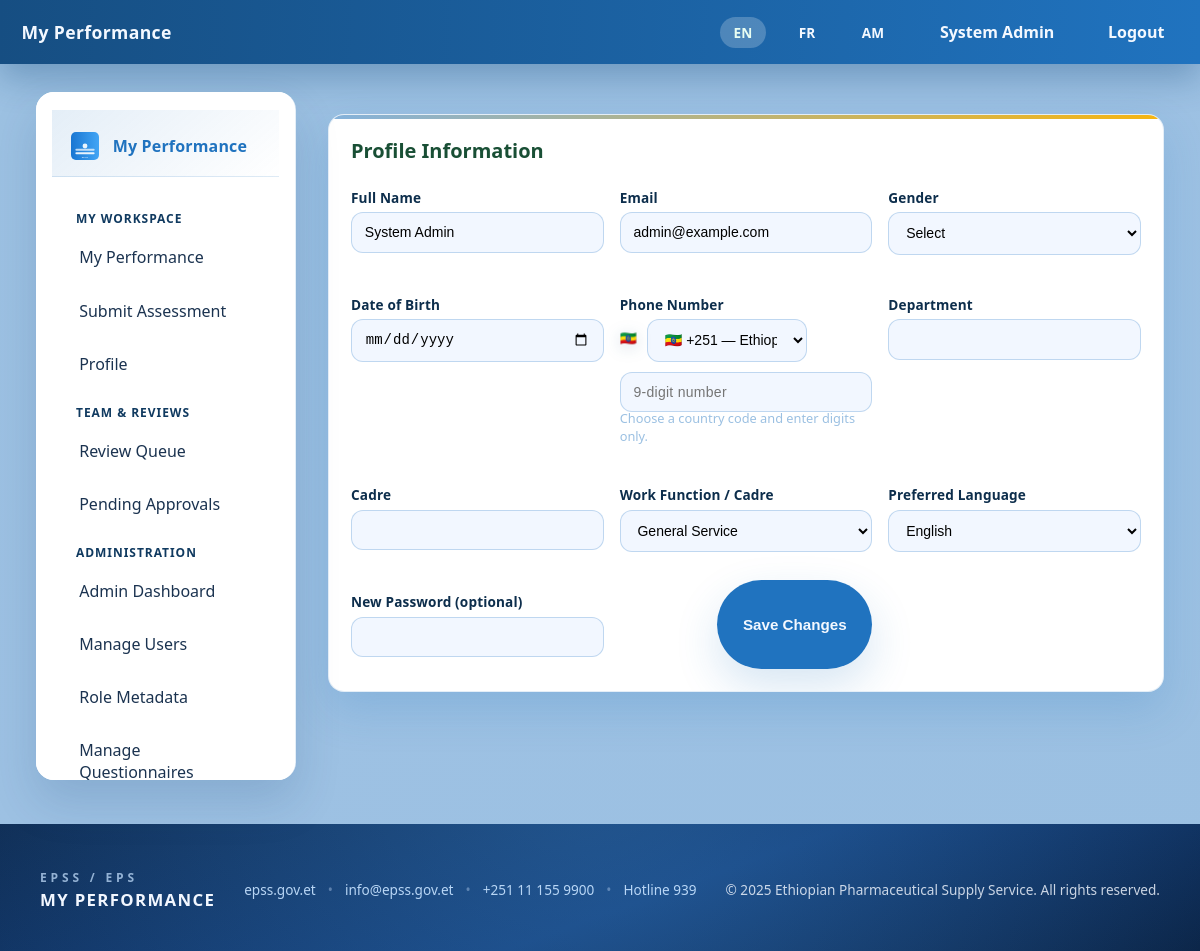
The app's page /profile.php (signed in) with its own data.
### tables this page shows
CREATE TABLE site_config (
  id INT PRIMARY KEY,
  site_name VARCHAR(200) NULL,
  landing_text TEXT NULL,
  address VARCHAR(255) NULL,
  contact VARCHAR(255) NULL,
  logo_path VARCHAR(255) NULL,
  footer_org_name VARCHAR(255) NULL,
  footer_org_short VARCHAR(100) NULL,
  footer_website_label VARCHAR(255) NULL,
  footer_website_url VARCHAR(255) NULL,
  footer_email VARCHAR(255) NULL,
  footer_phone VARCHAR(255) NULL,
  footer_hotline_label VARCHAR(255) NULL,
  footer_hotline_number VARCHAR(50) NULL,
  footer_rights VARCHAR(255) NULL,
  google_oauth_enabled TINYINT(1) NOT NULL DEFAULT 0,
  google_oauth_client_id VARCHAR(255) NULL,
  google_oauth_client_secret VARCHAR(255) NULL,
  microsoft_oauth_enabled TINYINT(1) NOT NULL DEFAULT 0,
  microsoft_oauth_client_id VARCHAR(255) NULL,
  microsoft_oauth_client_secret VARCHAR(255) NULL,
  microsoft_oauth_tenant VARCHAR(255) NULL,
  color_theme VARCHAR(50) NOT NULL DEFAULT 'light',
  smtp_enabled TINYINT(1) NOT NULL DEFAULT 0,
  smtp_host VARCHAR(255) NULL,
  smtp_port INT NULL,
  smtp_username VARCHAR(255) NULL,
  smtp_password VARCHAR(255) NULL,
  smtp_encryption VARCHAR(10) NOT NULL DEFAULT 'none',
  smtp_from_email VARCHAR(255) NULL,
  smtp_from_name VARCHAR(255) NULL,
  smtp_timeout INT NULL
);

CREATE TABLE users (
  id INT AUTO_INCREMENT PRIMARY KEY,
  username VARCHAR(100) UNIQUE NOT NULL,
  password VARCHAR(255) NOT NULL,
  role VARCHAR(50) NOT NULL DEFAULT 'staff',
  full_name VARCHAR(200) NULL,
  email VARCHAR(200) NULL,
  gender ENUM('female','male','other','prefer_not_say') DEFAULT NULL,
  date_of_birth DATE NULL,
  phone VARCHAR(50) NULL,
  department VARCHAR(150) NULL,
  cadre VARCHAR(150) NULL,
  work_function ENUM('finance','general_service','hrm','ict','leadership_tn','legal_service','pme','quantification','records_documentation','security_driver','security','tmd','wim','cmd','communication','dfm','driver','ethics') NOT NULL DEFAULT 'general_service',
  profile_completed TINYINT(1) NOT NULL DEFAULT 0,
  language VARCHAR(5) NOT NULL DEFAULT 'en',
  account_status ENUM('pending','active','disabled') NOT NULL DEFAULT 'active',
  next_assessment_date DATE NULL,
  first_login_at DATETIME NULL,
  approved_by INT NULL,
  approved_at DATETIME NULL,
  sso_provider VARCHAR(50) NULL,
  created_at TIMESTAMP DEFAULT CURRENT_TIMESTAMP,
  FOREIGN KEY (role) REFERENCES user_role(role_key) ON UPDATE CASCADE,
  FOREIGN KEY (approved_by) REFERENCES users(id) ON DELETE SET NULL
);

### profile.php (the view, shortened to what the rows shown need)
<?php
require_once __DIR__ . '/config.php';
refresh_current_user($pdo);
$locale = ensure_locale();
$cfg = get_site_config($pdo);
?>
<!doctype html><html lang="<?=htmlspecialchars($locale, ENT_QUOTES, 'UTF-8')?>" data-base-url="<?=htmlspecialchars(BASE_URL, ENT_QUOTES, 'UTF-8')?>"><head>
<link rel="stylesheet" href="<?=asset_url('assets/css/material.css')?>">
<link rel="stylesheet" href="<?=asset_url('assets/css/styles.css')?>">
</head><body class="<?=htmlspecialchars(site_body_classes($cfg), ENT_QUOTES, 'UTF-8')?>" style="<?=htmlspecialchars(site_body_style($cfg), ENT_QUOTES, 'UTF-8')?>">
<?php include __DIR__.'/templates/header.php'; ?>
<section class="md-section">
  <div class="md-card md-elev-2">
    <h2 class="md-card-title"><?=t($t,'profile_information','Profile Information')?></h2>
    <form method="post" class="md-form-grid" action="<?=htmlspecialchars(url_for('profile.php'), ENT_QUOTES, 'UTF-8')?>">
      <label class="md-field">
        <span><?=t($t,'full_name','Full Name')?></span>
        <input name="full_name" value="<?=htmlspecialchars($user['full_name'] ?? '')?>" required>
      </label>
      <label class="md-field">
        <span><?=t($t,'email','Email')?></span>
        <input name="email" type="email" value="<?=htmlspecialchars($user['email'] ?? '')?>" required>
      </label>
      <label class="md-field">
        <span><?=t($t,'gender','Gender')?></span>
        <select name="gender" required>
          <?php $gval = $user['gender'] ?? ''; ?>
          <option value="" disabled <?= $gval ? '' : 'selected' ?>><?=t($t,'select_option','Select')?></option>
        </select>
      </label>
      <label class="md-field">
        <span><?=t($t,'work_function','Work Function / Cadre')?></span>
        <select name="work_function" required>
          <?php $wval = $user['work_function'] ?? ''; ?>
          <?php foreach (WORK_FUNCTIONS as $function): ?>
            <option value="<?=$function?>" <?=$wval===$function?'selected':''?>><?=htmlspecialchars(WORK_FUNCTION_LABELS[$function] ?? $function)?></option>
          <?php endforeach; ?>
        </select>
      </label>
    </form>
  </div>
</section>
<?php include __DIR__.'/templates/footer.php'; ?>
</body></html>

### templates/header.php (shortened to what the rows shown need)
<?php
require_once __DIR__ . '/../config.php';
$locale = ensure_locale();
$t = load_lang($locale);
$cfg = get_site_config($pdo);
$user = current_user();
$logoPath = (string)($cfg['logo_path'] ?? '');
if ($logoPath === '') {
    $logoPath = asset_url('assets/img/epss-logo.svg');
} elseif (!preg_match('#^https?://#i', $logoPath)) {
    $logoPath = asset_url(ltrim($logoPath, '/'));
}
$logoPathSmall = htmlspecialchars($logoPath, ENT_QUOTES, 'UTF-8');
$siteTitle = htmlspecialchars($cfg['site_name'] ?? 'My Performance');
$availableLocales = available_locales();
?>
<header class="md-appbar md-elev-2">
  <div class="md-appbar-title"><?=$siteTitle?></div>
  <nav class="md-appbar-actions">
    <div class="md-lang-switch">
      <?php foreach ($availableLocales as $loc): ?>
        <a href="<?=htmlspecialchars(url_for('set_lang.php?lang=' . $loc), ENT_QUOTES, 'UTF-8')?>" class="<?=($locale === $loc) ? 'active' : ''?>"><?=strtoupper($loc)?></a>
      <?php endforeach; ?>
    </div>
    <a href="<?=htmlspecialchars(url_for('profile.php'), ENT_QUOTES, 'UTF-8')?>" class="md-appbar-link"><?=htmlspecialchars($user['full_name'] ?? $user['username'] ?? 'Profile')?></a>
    <a href="<?=htmlspecialchars(url_for('logout.php'), ENT_QUOTES, 'UTF-8')?>" class="md-appbar-link"><?=t($t, 'logout', 'Logout')?></a>
  </nav>
</header>
<div class="md-shell">
<aside class="md-drawer" data-drawer>
  <div class="md-drawer-header">
    <img src="<?=$logoPathSmall?>" alt="Logo" class="md-logo-sm">
    <div class="md-drawer-title"><?=$siteTitle?></div>
  </div>
</aside>
<main class="md-main">

### templates/footer.php (shortened to what the rows shown need)
<?php
require_once __DIR__ . '/../config.php';
$locale = ensure_locale();
$t = load_lang($locale);
$cfg = get_site_config($pdo);
$siteTitle = htmlspecialchars($cfg['site_name'] ?? t($t, 'footer_default_site', 'Ethiopian Pharmaceutical Supply Service'), ENT_QUOTES, 'UTF-8');
$orgName = htmlspecialchars(($cfg['footer_org_name'] ?? null) ?: t($t, 'footer_org', 'Ethiopian Pharmaceutical Supply Service'), ENT_QUOTES, 'UTF-8');
$orgShort = htmlspecialchars(($cfg['footer_org_short'] ?? null) ?: t($t, 'footer_org_short', 'EPSS / EPS'), ENT_QUOTES, 'UTF-8');
$rights = htmlspecialchars(($cfg['footer_rights'] ?? null) ?: t($t, 'footer_rights', 'All rights reserved.'), ENT_QUOTES, 'UTF-8');
$websiteLabelRaw = ($cfg['footer_website_label'] ?? null) ?: 'epss.gov.et';
$websiteLabel = htmlspecialchars($websiteLabelRaw, ENT_QUOTES, 'UTF-8');
$websiteUrlRaw = ($cfg['footer_website_url'] ?? null) ?: 'https://epss.gov.et';
$websiteUrl = htmlspecialchars($websiteUrlRaw, ENT_QUOTES, 'UTF-8');
$emailRaw = ($cfg['footer_email'] ?? null) ?: 'info@epss.gov.et';
$email = htmlspecialchars($emailRaw, ENT_QUOTES, 'UTF-8');
$phoneRaw = ($cfg['footer_phone'] ?? null) ?: '+251 11 155 9900';
$phone = htmlspecialchars($phoneRaw, ENT_QUOTES, 'UTF-8');
$phoneHref = htmlspecialchars('tel:' . preg_replace('/[^0-9+#*]/', '', (string)$phoneRaw), ENT_QUOTES, 'UTF-8');
$hotlineLabelRaw = ($cfg['footer_hotline_label'] ?? null) ?: 'Hotline 939';
$hotlineLabel = htmlspecialchars($hotlineLabelRaw, ENT_QUOTES, 'UTF-8');
$hotlineNumberSource = ($cfg['footer_hotline_number'] ?? null) ?: $hotlineLabelRaw;
$hotlineNumber = preg_replace('/[^0-9+#*]/', '', (string)$hotlineNumberSource);
$hotlineHref = htmlspecialchars('tel:' . $hotlineNumber, ENT_QUOTES, 'UTF-8');
$currentYear = date('Y');
?>
</main>
</div>
<footer class="md-footer">
  <div class="md-footer-inner">
    <div class="md-footer-brand">
      <span class="md-footer-brand-short"><?=$orgShort?></span>
      <span class="md-footer-brand-name"><?=$siteTitle?></span>
    </div>
    <div class="md-footer-links">
      <a href="<?=$websiteUrl?>" target="_blank" rel="noopener noreferrer"><?=$websiteLabel?></a>
      <span>•</span>
      <a href="mailto:<?=$email?>"><?=$email?></a>
      <span>•</span>
      <a href="<?=$phoneHref?>"><?=$phone?></a>
      <span>•</span>
      <a href="<?=$hotlineHref?>"><?=$hotlineLabel?></a>
    </div>
    <div class="md-footer-meta">&copy; <?=$currentYear?> <?=$orgName?>. <?=$rights?></div>
  </div>
</footer>

### records on screen
site_config: site_name "My Performance", footer_org_short "EPSS / EPS", site_name "MY PERFORMANCE", footer_website_label "epss.gov.et", footer_email "info@epss.gov.et", footer_phone "+251 11 155 9900", footer_hotline_label "Hotline 939", footer_org_name "Ethiopian Pharmaceutical Supply Service", footer_rights "All rights reserved."
users: full_name "System Admin", email "admin@example.com", gender "Select", work_function "General Service"

### other values on screen
$loc "EN"
$loc "FR"
$loc "AM"
t($t, 'logout', 'Logout') "Logout"
t($t, 'my_workspace', 'My Workspace') "MY WORKSPACE"
t($t, 'my_performance', 'My Performance') "My Performance"
t($t, 'submit_assessment', 'Submit Assessment') "Submit Assessment"
t($t, 'profile', 'Profile') "Profile"
t($t, 'team_navigation', 'Team & Reviews') "TEAM & REVIEWS"
t($t, 'review_queue', 'Review Queue') "Review Queue"
t($t, 'pending_accounts', 'Pending Approvals') "Pending Approvals"
t($t, 'admin_navigation', 'Administration') "ADMINISTRATION"
t($t, 'admin_dashboard', 'Admin Dashboard') "Admin Dashboard"
t($t, 'manage_users', 'Manage Users') "Manage Users"
t($t, 'role_metadata', 'Role Metadata') "Role Metadata"
